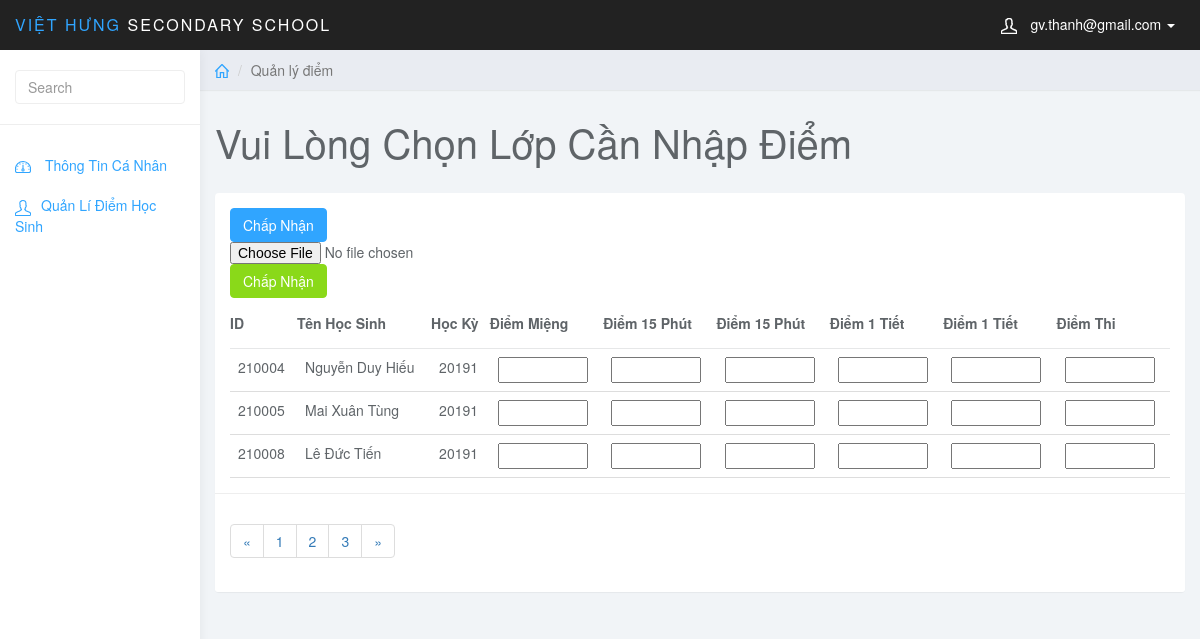
The app's page /admin/index.php?page_gv=add_points&MaHocKy=20191&MaMonHoc=GD&MaLopHoc=2 (signed in), older data.
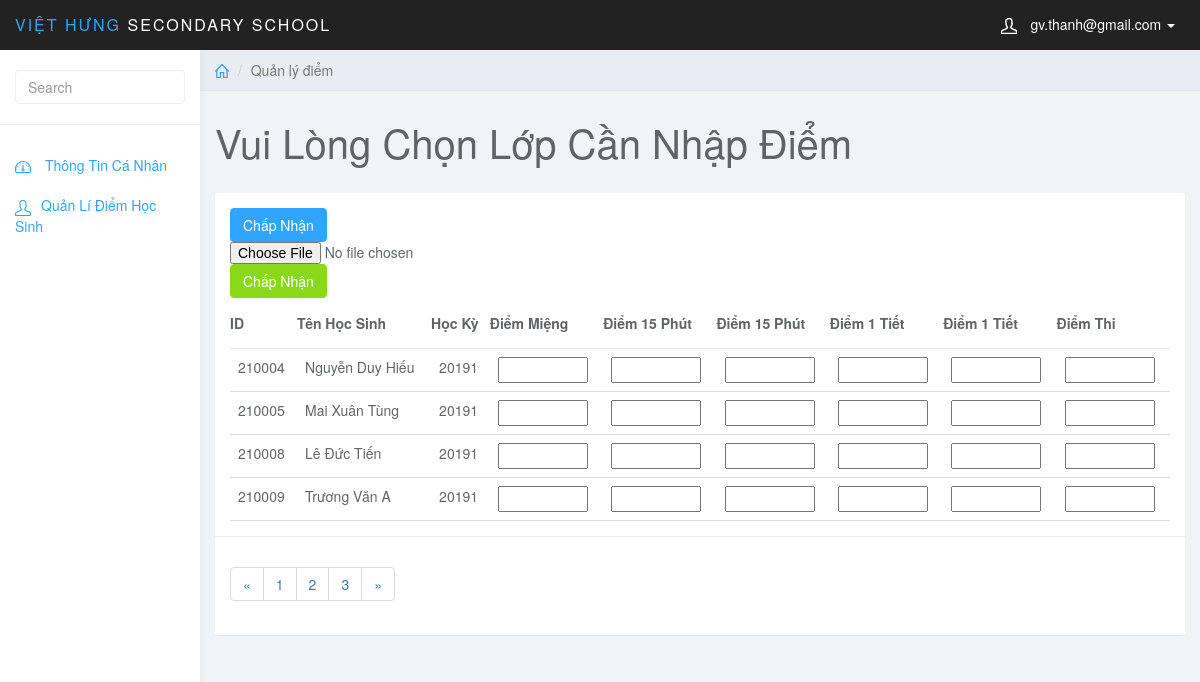
The same page, newer data.
### tables this page shows
CREATE TABLE `diem` (
  `MaDiem` int(6) NOT NULL AUTO_INCREMENT,
  `MaHocKy` varchar(5) NOT NULL,
  `MaMonHoc` varchar(5) NOT NULL,
  `MaHS` int(6) NOT NULL,
  `MaLopHoc` varchar(10) NOT NULL,
  `DiemMieng` varchar(5) NOT NULL,
  `Diem15Phut1` varchar(5) NOT NULL,
  `Diem15Phut2` varchar(5) NOT NULL,
  `Diem1Tiet1` varchar(5) NOT NULL,
  `Diem1Tiet2` varchar(5) NOT NULL,
  `DiemThi` varchar(5) NOT NULL,
  `DiemTB` float NOT NULL,
  PRIMARY KEY (`MaDiem`),
  KEY `fk_diem_mahk` (`MaHocKy`),
  KEY `fk_diem_monhoc` (`MaMonHoc`),
  KEY `fk_diem_hocsinh` (`MaHS`),
  KEY `MaLopHoc` (`MaLopHoc`),
  CONSTRAINT `diem_ibfk_1` FOREIGN KEY (`MaLopHoc`) REFERENCES `lophoc` (`MaLopHoc`),
  CONSTRAINT `fk_diem_hocsinh` FOREIGN KEY (`MaHS`) REFERENCES `hocsinh` (`MaHS`),
  CONSTRAINT `fk_diem_mahk` FOREIGN KEY (`MaHocKy`) REFERENCES `hocky` (`MaHocKy`),
  CONSTRAINT `fk_diem_monhoc` FOREIGN KEY (`MaMonHoc`) REFERENCES `monhoc` (`MaMonHoc`)
);

CREATE TABLE `hocsinh` (
  `MaHS` int(6) NOT NULL,
  `MaLopHoc` varchar(10) NOT NULL,
  `TenHS` varchar(50) NOT NULL,
  `GioiTinh` varchar(5) NOT NULL,
  `NgaySinh` date NOT NULL,
  `NoiSinh` varchar(50) NOT NULL,
  `DanToc` varchar(10) NOT NULL,
  `HoTenCha` varchar(50) NOT NULL,
  `HoTenMe` varchar(50) NOT NULL,
  PRIMARY KEY (`MaHS`),
  KEY `fk_hs_lh` (`MaLopHoc`),
  CONSTRAINT `fk_hs_lh` FOREIGN KEY (`MaLopHoc`) REFERENCES `lophoc` (`MaLopHoc`)
);

### teacher/add_points.php (the view, shortened to what this page needs)
<?php
	$id_hocky = $_GET['MaHocKy'];
	$id_monhoc = $_GET['MaMonHoc'];
	$id_lophoc = $_GET['MaLopHoc'];
?>
<div class="col-sm-9 col-sm-offset-3 col-lg-10 col-lg-offset-2 main">
		<div class="row">
			<ol class="breadcrumb">
				<li><a href="#"><svg class="glyph stroked home"><use xlink:href="#stroked-home"></use></svg></a></li>
				<li class="active">Quản lý điểm</li>
			</ol>
		</div>
		<div class="row">
			<div class="col-lg-12">
				<h1 class="page-header">Vui Lòng Chọn Lớp Cần Nhập Điểm</h1>
			</div>
		</div>
		<div class="row">
			<div class="col-md-12">
					<div class="panel panel-default">
							<div class="panel-body">
								<table class="table">
									<thead>
									<tr>
										<th data-field="id" data-sortable="true">ID</th>
										<th>Tên Học Sinh</th>
                                        <th>Học Kỳ</th>
                                        <th>Điểm Miệng</th>
                                        <th>Điểm 15 Phút</th>
                                        <th>Điểm 15 Phút</th>
                                        <th>Điểm 1 Tiết</th>
                                        <th>Điểm 1 Tiết</th>
                                        <th>Điểm Thi</th>
									</tr>
									</thead>
									<tbody>
										<?php
											$sql_hs = "SELECT * FROM hocsinh JOIN diem ON hocsinh.MaHS = diem.MaHS WHERE hocsinh.MaLopHoc = '$id_lophoc' AND diem.MaMonHoc = '$id_monhoc' AND diem.MaHocKy = '$id_hocky'";
											$query_hs = mysqli_query($conn,$sql_hs);
										?>
                                    <form method="POST" role="form">
										<?php
											for($i=1;$i<=$row_hs=mysqli_fetch_assoc($query_hs);$i++) {
										?>
										<tr>
											<td><input type="text" name="MaHS<?php echo $i ?>" value="<?php echo $row_hs['MaHS'] ?>" hidden><?php echo $row_hs['MaHS'] ?></td>
                                            <td><?php echo $row_hs['TenHS'] ?></td>
											<td><?php echo $id_hocky ?></td>
                                            <td><input style="width:90px" <?php if(!empty($row_hs['DiemMieng'])){ echo 'readonly';} ?> type="text" maxlength="3" name="diem_mieng<?php echo $i ?>" value="<?php echo $row_hs['DiemMieng'] ?>"></td>
                                            <td><input style="width:90px" <?php if(!empty($row_hs['Diem15Phut1'])){ echo 'readonly';} ?> type="text" maxlength="3" name="diem_15p1<?php echo $i ?>" value="<?php echo $row_hs['Diem15Phut1'] ?>"></td>
                                            <td><input style="width:90px" <?php if(!empty($row_hs['Diem15Phut2'])){ echo 'readonly';} ?> type="text" maxlength="3" name="diem_15p2<?php echo $i ?>" value="<?php echo $row_hs['Diem15Phut2'] ?>"></td>
                                            <td><input style="width:90px" <?php if(!empty($row_hs['Diem1Tiet1'])){ echo 'readonly';} ?> type="text" maxlength="3" name="diem_1tiet1<?php echo $i ?>" value="<?php echo $row_hs['Diem1Tiet1'] ?>"></td>
                                            <td><input style="width:90px" <?php if(!empty($row_hs['Diem1Tiet2'])){ echo 'readonly';} ?> type="text" maxlength="3" name="diem_1tiet2<?php echo $i ?>" value="<?php echo $row_hs['Diem1Tiet2'] ?>"></td>
											<td><input style="width:90px" <?php if(!empty($row_hs['DiemThi'])){ echo 'readonly';} ?> type="text" maxlength="3" name="diem_thi<?php echo $i ?>" value="<?php echo $row_hs['DiemThi'] ?>"></td>
										</tr>
											<?php } ?>
										<button type="submit" name="sbm" class="btn btn-primary">Chấp Nhận</button>
									</form>
									<form method="post" action="../teacher/excel_gv_nhap.php" enctype="multipart/form-data">
													<input type="file" name="file">
													<button type="submit" name="btnImport" class="btn btn-success">Chấp Nhận</button>
											</form>
									</tbody>
								</table>
							</div>
							<div class="panel-footer">
								<nav aria-label="Page navigation example">
									<ul class="pagination">
										<li class="page-item"><a class="page-link" href="#">&laquo;</a></li>
										<li class="page-item"><a class="page-link" href="#">1</a></li>
										<li class="page-item"><a class="page-link" href="#">2</a></li>
										<li class="page-item"><a class="page-link" href="#">3</a></li>
										<li class="page-item"><a class="page-link" href="#">&raquo;</a></li>
									</ul>
								</nav>
							</div>
						</div>
			</div>
		</div>
    </div>

Row changes from the older to the newer data that the page shows:
added diem: MaHS "210009", MaHS.TenHS "Trương Văn A"
